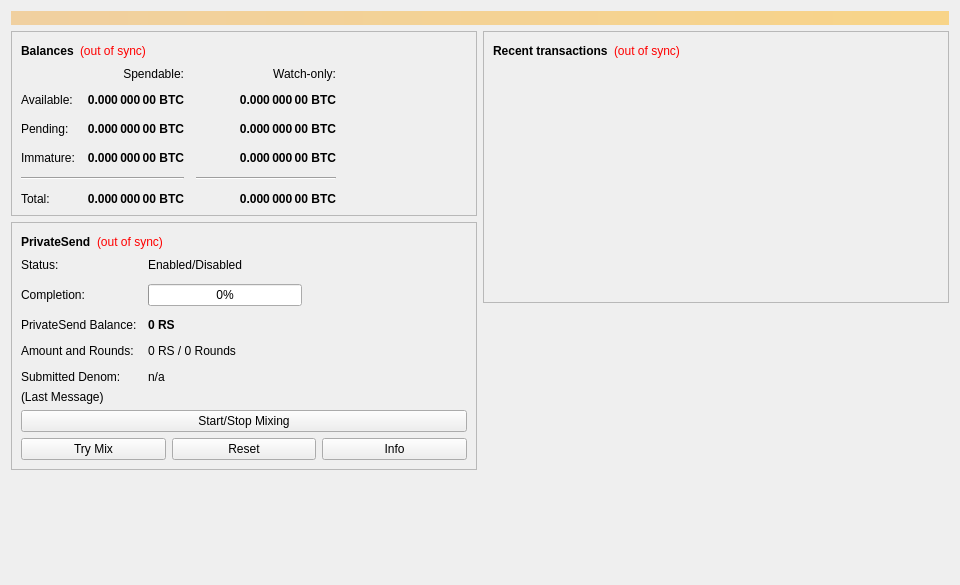
<?xml version="1.0" encoding="UTF-8"?>
<ui version="4.0">
 <class>OverviewPage</class>
 <widget class="QWidget" name="OverviewPage">
  <property name="geometry">
   <rect>
    <x>0</x>
    <y>0</y>
    <width>960</width>
    <height>585</height>
   </rect>
  </property>
  <property name="minimumSize">
   <size>
    <width>960</width>
    <height>0</height>
   </size>
  </property>
  <property name="windowTitle">
   <string>Form</string>
  </property>
  <layout class="QVBoxLayout" name="topLayout">
   <item>
    <widget class="QLabel" name="labelAlerts">
     <property name="visible">
      <bool>false</bool>
     </property>
     <property name="styleSheet">
      <string notr="true">background-color: qlineargradient(x1: 0, y1: 0, x2: 1, y2: 0, stop:0 #F0D0A0, stop:1 #F8D488); color:#000000;</string>
     </property>
     <property name="wordWrap">
      <bool>true</bool>
     </property>
     <property name="margin">
      <number>3</number>
     </property>
    </widget>
   </item>
   <item>
    <layout class="QHBoxLayout" name="horizontalLayout" stretch="1,1">
     <item>
      <layout class="QVBoxLayout" name="verticalLayout_2">
       <item>
        <widget class="QFrame" name="frame">
         <property name="frameShape">
          <enum>QFrame::StyledPanel</enum>
         </property>
         <property name="frameShadow">
          <enum>QFrame::Raised</enum>
         </property>
         <layout class="QVBoxLayout" name="verticalLayout_4">
          <item>
           <layout class="QHBoxLayout" name="horizontalLayout_4">
            <item>
             <widget class="QLabel" name="label_5">
              <property name="font">
               <font>
                <weight>75</weight>
                <bold>true</bold>
               </font>
              </property>
              <property name="text">
               <string>Balances</string>
              </property>
             </widget>
            </item>
            <item>
             <widget class="QLabel" name="labelWalletStatus">
              <property name="toolTip">
               <string>The displayed information may be out of date. Your wallet automatically synchronizes with the RareShares network after a connection is established, but this process has not completed yet.</string>
              </property>
              <property name="styleSheet">
               <string notr="true">QLabel { color: red; }</string>
              </property>
              <property name="text">
               <string notr="true">(out of sync)</string>
              </property>
              <property name="alignment">
               <set>Qt::AlignLeading|Qt::AlignLeft|Qt::AlignVCenter</set>
              </property>
             </widget>
            </item>
            <item>
             <spacer name="horizontalSpacer_3">
              <property name="orientation">
               <enum>Qt::Horizontal</enum>
              </property>
              <property name="sizeHint" stdset="0">
               <size>
                <width>40</width>
                <height>20</height>
               </size>
              </property>
             </spacer>
            </item>
           </layout>
          </item>
          <item>
           <layout class="QGridLayout" name="gridLayout">
            <property name="spacing">
             <number>12</number>
            </property>
            <item row="2" column="2">
             <widget class="QLabel" name="labelWatchPending">
              <property name="font">
               <font>
                <weight>75</weight>
                <bold>true</bold>
               </font>
              </property>
              <property name="cursor">
               <cursorShape>IBeamCursor</cursorShape>
              </property>
              <property name="toolTip">
               <string>Unconfirmed transactions to watch-only addresses</string>
              </property>
              <property name="text">
               <string notr="true">0.000 000 00 BTC</string>
              </property>
              <property name="alignment">
               <set>Qt::AlignRight|Qt::AlignTrailing|Qt::AlignVCenter</set>
              </property>
              <property name="textInteractionFlags">
               <set>Qt::LinksAccessibleByMouse|Qt::TextSelectableByKeyboard|Qt::TextSelectableByMouse</set>
              </property>
             </widget>
            </item>
            <item row="2" column="1">
             <widget class="QLabel" name="labelUnconfirmed">
              <property name="font">
               <font>
                <weight>75</weight>
                <bold>true</bold>
               </font>
              </property>
              <property name="cursor">
               <cursorShape>IBeamCursor</cursorShape>
              </property>
              <property name="toolTip">
               <string>Total of transactions that have yet to be confirmed, and do not yet count toward the spendable balance</string>
              </property>
              <property name="text">
               <string notr="true">0.000 000 00 BTC</string>
              </property>
              <property name="alignment">
               <set>Qt::AlignRight|Qt::AlignTrailing|Qt::AlignVCenter</set>
              </property>
              <property name="textInteractionFlags">
               <set>Qt::LinksAccessibleByMouse|Qt::TextSelectableByKeyboard|Qt::TextSelectableByMouse</set>
              </property>
             </widget>
            </item>
            <item row="3" column="2">
             <widget class="QLabel" name="labelWatchImmature">
              <property name="font">
               <font>
                <weight>75</weight>
                <bold>true</bold>
               </font>
              </property>
              <property name="cursor">
               <cursorShape>IBeamCursor</cursorShape>
              </property>
              <property name="toolTip">
               <string>Mined balance in watch-only addresses that has not yet matured</string>
              </property>
              <property name="text">
               <string notr="true">0.000 000 00 BTC</string>
              </property>
              <property name="alignment">
               <set>Qt::AlignRight|Qt::AlignTrailing|Qt::AlignVCenter</set>
              </property>
              <property name="textInteractionFlags">
               <set>Qt::LinksAccessibleByMouse|Qt::TextSelectableByKeyboard|Qt::TextSelectableByMouse</set>
              </property>
             </widget>
            </item>
            <item row="4" column="0" colspan="2">
             <widget class="Line" name="lineSpendableBalance">
              <property name="orientation">
               <enum>Qt::Horizontal</enum>
              </property>
             </widget>
            </item>
            <item row="4" column="2">
             <widget class="Line" name="lineWatchBalance">
              <property name="sizePolicy">
               <sizepolicy hsizetype="Preferred" vsizetype="Fixed">
                <horstretch>0</horstretch>
                <verstretch>0</verstretch>
               </sizepolicy>
              </property>
              <property name="minimumSize">
               <size>
                <width>140</width>
                <height>0</height>
               </size>
              </property>
              <property name="orientation">
               <enum>Qt::Horizontal</enum>
              </property>
             </widget>
            </item>
            <item row="5" column="0">
             <widget class="QLabel" name="labelTotalText">
              <property name="text">
               <string>Total:</string>
              </property>
             </widget>
            </item>
            <item row="3" column="1">
             <widget class="QLabel" name="labelImmature">
              <property name="font">
               <font>
                <weight>75</weight>
                <bold>true</bold>
               </font>
              </property>
              <property name="cursor">
               <cursorShape>IBeamCursor</cursorShape>
              </property>
              <property name="toolTip">
               <string>Mined balance that has not yet matured</string>
              </property>
              <property name="text">
               <string notr="true">0.000 000 00 BTC</string>
              </property>
              <property name="alignment">
               <set>Qt::AlignRight|Qt::AlignTrailing|Qt::AlignVCenter</set>
              </property>
              <property name="textInteractionFlags">
               <set>Qt::LinksAccessibleByMouse|Qt::TextSelectableByKeyboard|Qt::TextSelectableByMouse</set>
              </property>
             </widget>
            </item>
            <item row="2" column="3">
             <spacer name="horizontalSpacer_2">
              <property name="orientation">
               <enum>Qt::Horizontal</enum>
              </property>
              <property name="sizeHint" stdset="0">
               <size>
                <width>40</width>
                <height>20</height>
               </size>
              </property>
             </spacer>
            </item>
            <item row="3" column="0">
             <widget class="QLabel" name="labelImmatureText">
              <property name="text">
               <string>Immature:</string>
              </property>
             </widget>
            </item>
            <item row="5" column="1">
             <widget class="QLabel" name="labelTotal">
              <property name="font">
               <font>
                <weight>75</weight>
                <bold>true</bold>
               </font>
              </property>
              <property name="cursor">
               <cursorShape>IBeamCursor</cursorShape>
              </property>
              <property name="toolTip">
               <string>Your current total balance</string>
              </property>
              <property name="text">
               <string notr="true">0.000 000 00 BTC</string>
              </property>
              <property name="alignment">
               <set>Qt::AlignRight|Qt::AlignTrailing|Qt::AlignVCenter</set>
              </property>
              <property name="textInteractionFlags">
               <set>Qt::LinksAccessibleByMouse|Qt::TextSelectableByKeyboard|Qt::TextSelectableByMouse</set>
              </property>
             </widget>
            </item>
            <item row="5" column="2">
             <widget class="QLabel" name="labelWatchTotal">
              <property name="font">
               <font>
                <weight>75</weight>
                <bold>true</bold>
               </font>
              </property>
              <property name="cursor">
               <cursorShape>IBeamCursor</cursorShape>
              </property>
              <property name="toolTip">
               <string>Current total balance in watch-only addresses</string>
              </property>
              <property name="text">
               <string notr="true">0.000 000 00 BTC</string>
              </property>
              <property name="alignment">
               <set>Qt::AlignRight|Qt::AlignTrailing|Qt::AlignVCenter</set>
              </property>
              <property name="textInteractionFlags">
               <set>Qt::LinksAccessibleByMouse|Qt::TextSelectableByKeyboard|Qt::TextSelectableByMouse</set>
              </property>
             </widget>
            </item>
            <item row="0" column="2">
             <widget class="QLabel" name="labelWatchonly">
              <property name="text">
               <string>Watch-only:</string>
              </property>
              <property name="alignment">
               <set>Qt::AlignRight|Qt::AlignTrailing|Qt::AlignVCenter</set>
              </property>
             </widget>
            </item>
            <item row="1" column="0">
             <widget class="QLabel" name="labelBalanceText">
              <property name="text">
               <string>Available:</string>
              </property>
             </widget>
            </item>
            <item row="1" column="1">
             <widget class="QLabel" name="labelBalance">
              <property name="font">
               <font>
                <weight>75</weight>
                <bold>true</bold>
               </font>
              </property>
              <property name="cursor">
               <cursorShape>IBeamCursor</cursorShape>
              </property>
              <property name="toolTip">
               <string>Your current spendable balance</string>
              </property>
              <property name="text">
               <string notr="true">0.000 000 00 BTC</string>
              </property>
              <property name="alignment">
               <set>Qt::AlignRight|Qt::AlignTrailing|Qt::AlignVCenter</set>
              </property>
              <property name="textInteractionFlags">
               <set>Qt::LinksAccessibleByMouse|Qt::TextSelectableByKeyboard|Qt::TextSelectableByMouse</set>
              </property>
             </widget>
            </item>
            <item row="1" column="2">
             <widget class="QLabel" name="labelWatchAvailable">
              <property name="font">
               <font>
                <weight>75</weight>
                <bold>true</bold>
               </font>
              </property>
              <property name="cursor">
               <cursorShape>IBeamCursor</cursorShape>
              </property>
              <property name="toolTip">
               <string>Your current balance in watch-only addresses</string>
              </property>
              <property name="text">
               <string notr="true">0.000 000 00 BTC</string>
              </property>
              <property name="alignment">
               <set>Qt::AlignRight|Qt::AlignTrailing|Qt::AlignVCenter</set>
              </property>
              <property name="textInteractionFlags">
               <set>Qt::LinksAccessibleByMouse|Qt::TextSelectableByKeyboard|Qt::TextSelectableByMouse</set>
              </property>
             </widget>
            </item>
            <item row="2" column="0">
             <widget class="QLabel" name="labelPendingText">
              <property name="text">
               <string>Pending:</string>
              </property>
             </widget>
            </item>
            <item row="0" column="1">
             <widget class="QLabel" name="labelSpendable">
              <property name="text">
               <string>Spendable:</string>
              </property>
              <property name="alignment">
               <set>Qt::AlignRight|Qt::AlignTrailing|Qt::AlignVCenter</set>
              </property>
             </widget>
            </item>
           </layout>
          </item>
         </layout>
        </widget>
       </item>
       <item>
        <widget class="QFrame" name="framePrivateSend">
         <property name="layoutDirection">
          <enum>Qt::LeftToRight</enum>
         </property>
         <property name="frameShape">
          <enum>QFrame::StyledPanel</enum>
         </property>
         <property name="frameShadow">
          <enum>QFrame::Raised</enum>
         </property>
         <layout class="QVBoxLayout" name="VerticalLayout_PS1">
          <item>
           <layout class="QHBoxLayout" name="horizontalLayout_5">
            <item>
             <widget class="QLabel" name="labelPrivateSendHeader">
              <property name="font">
               <font>
                <weight>75</weight>
                <bold>true</bold>
               </font>
              </property>
              <property name="text">
               <string>PrivateSend</string>
              </property>
             </widget>
            </item>
            <item>
             <widget class="QLabel" name="labelPrivateSendSyncStatus">
              <property name="toolTip">
               <string>The displayed information may be out of date. Your wallet automatically synchronizes with the RareShares network after a connection is established, but this process has not completed yet.</string>
              </property>
              <property name="styleSheet">
               <string notr="true">QLabel { color: red; }</string>
              </property>
              <property name="text">
               <string notr="true">(out of sync)</string>
              </property>
              <property name="alignment">
               <set>Qt::AlignLeading|Qt::AlignLeft|Qt::AlignVCenter</set>
              </property>
             </widget>
            </item>
            <item>
             <spacer name="horizontalSpacer_4">
              <property name="orientation">
               <enum>Qt::Horizontal</enum>
              </property>
              <property name="sizeHint" stdset="0">
               <size>
                <width>40</width>
                <height>20</height>
               </size>
              </property>
             </spacer>
            </item>
           </layout>
          </item>
          <item>
           <layout class="QFormLayout" name="privateSendFormLayout">
            <property name="fieldGrowthPolicy">
             <enum>QFormLayout::AllNonFixedFieldsGrow</enum>
            </property>
            <property name="horizontalSpacing">
             <number>11</number>
            </property>
            <property name="verticalSpacing">
             <number>12</number>
            </property>
            <item row="0" column="0">
             <widget class="QLabel" name="labelPrivateSendEnabledText">
              <property name="text">
               <string>Status:</string>
              </property>
             </widget>
            </item>
            <item row="0" column="1">
             <widget class="QLabel" name="labelPrivateSendEnabled">
              <property name="text">
               <string>Enabled/Disabled</string>
              </property>
             </widget>
            </item>
            <item row="1" column="0">
             <widget class="QLabel" name="labelCompletitionText">
              <property name="text">
               <string>Completion:</string>
              </property>
             </widget>
            </item>
            <item row="1" column="1">
             <widget class="QProgressBar" name="privateSendProgress">
              <property name="maximumSize">
               <size>
                <width>154</width>
                <height>16777215</height>
               </size>
              </property>
              <property name="value">
               <number>0</number>
              </property>
             </widget>
            </item>
            <item row="2" column="0">
             <widget class="QLabel" name="labelAnonymizedText">
              <property name="text">
               <string>PrivateSend Balance:</string>
              </property>
             </widget>
            </item>
            <item row="2" column="1">
             <widget class="QLabel" name="labelAnonymized">
              <property name="font">
               <font>
                <weight>75</weight>
                <bold>true</bold>
               </font>
              </property>
              <property name="text">
               <string notr="true">0 RS</string>
              </property>
             </widget>
            </item>
            <item row="3" column="0">
             <widget class="QLabel" name="labelAmountAndRoundsText">
              <property name="text">
               <string>Amount and Rounds:</string>
              </property>
             </widget>
            </item>
            <item row="3" column="1">
             <widget class="QLabel" name="labelAmountRounds">
              <property name="text">
               <string>0 RS / 0 Rounds</string>
              </property>
             </widget>
            </item>
            <item row="4" column="0">
             <widget class="QLabel" name="labelSubmittedDenomText">
              <property name="text">
               <string>Submitted Denom:</string>
              </property>
             </widget>
            </item>
            <item row="4" column="1">
             <widget class="QLabel" name="labelSubmittedDenom">
              <property name="toolTip">
               <string>The denominations you submitted to the Masternode.&lt;br&gt;To mix, other users must submit the exact same denominations.</string>
              </property>
              <property name="text">
               <string>n/a</string>
              </property>
             </widget>
            </item>
           </layout>
          </item>
          <item>
           <layout class="QVBoxLayout" name="VerticalLayout_PS">
            <item>
             <widget class="QLabel" name="labelPrivateSendLastMessage">
              <property name="text">
               <string>(Last Message)</string>
              </property>
              <property name="alignment">
               <set>Qt::AlignLeading|Qt::AlignLeft|Qt::AlignTop</set>
              </property>
              <property name="wordWrap">
               <bool>true</bool>
              </property>
             </widget>
            </item>
            <item>
             <widget class="QPushButton" name="togglePrivateSend">
              <property name="sizePolicy">
               <sizepolicy hsizetype="MinimumExpanding" vsizetype="Fixed">
                <horstretch>0</horstretch>
                <verstretch>0</verstretch>
               </sizepolicy>
              </property>
              <property name="text">
               <string>Start/Stop Mixing</string>
              </property>
             </widget>
            </item>
            <item>
             <layout class="QHBoxLayout" name="horizontalLayout_debugbuttons">
              <item>
               <widget class="QPushButton" name="privateSendAuto">
                <property name="sizePolicy">
                 <sizepolicy hsizetype="MinimumExpanding" vsizetype="Fixed">
                  <horstretch>0</horstretch>
                  <verstretch>0</verstretch>
                 </sizepolicy>
                </property>
                <property name="toolTip">
                 <string>Try to manually submit a PrivateSend request.</string>
                </property>
                <property name="text">
                 <string>Try Mix</string>
                </property>
               </widget>
              </item>
              <item>
               <widget class="QPushButton" name="privateSendReset">
                <property name="sizePolicy">
                 <sizepolicy hsizetype="MinimumExpanding" vsizetype="Fixed">
                  <horstretch>0</horstretch>
                  <verstretch>0</verstretch>
                 </sizepolicy>
                </property>
                <property name="toolTip">
                 <string>Reset the current status of PrivateSend (can interrupt PrivateSend if it's in the process of Mixing, which can cost you money!)</string>
                </property>
                <property name="autoFillBackground">
                 <bool>false</bool>
                </property>
                <property name="text">
                 <string>Reset</string>
                </property>
               </widget>
              </item>
              <item>
               <widget class="QPushButton" name="privateSendInfo">
                <property name="sizePolicy">
                 <sizepolicy hsizetype="MinimumExpanding" vsizetype="Fixed">
                  <horstretch>0</horstretch>
                  <verstretch>0</verstretch>
                 </sizepolicy>
                </property>
                <property name="toolTip">
                 <string>Information about PrivateSend and Mixing</string>
                </property>
                <property name="text">
                 <string>Info</string>
                </property>
               </widget>
              </item>
             </layout>
            </item>
           </layout>
          </item>
         </layout>
        </widget>
       </item>
       <item>
        <spacer name="verticalSpacer">
         <property name="orientation">
          <enum>Qt::Vertical</enum>
         </property>
         <property name="sizeHint" stdset="0">
          <size>
           <width>20</width>
           <height>40</height>
          </size>
         </property>
        </spacer>
       </item>
      </layout>
     </item>
     <item>
      <layout class="QVBoxLayout" name="verticalLayout_3">
       <item>
        <widget class="QFrame" name="frame_2">
         <property name="frameShape">
          <enum>QFrame::StyledPanel</enum>
         </property>
         <property name="frameShadow">
          <enum>QFrame::Raised</enum>
         </property>
         <layout class="QVBoxLayout" name="verticalLayout">
          <item>
           <layout class="QHBoxLayout" name="horizontalLayout_2">
            <item>
             <widget class="QLabel" name="label_4">
              <property name="font">
               <font>
                <weight>75</weight>
                <bold>true</bold>
               </font>
              </property>
              <property name="text">
               <string>Recent transactions</string>
              </property>
             </widget>
            </item>
            <item>
             <widget class="QLabel" name="labelTransactionsStatus">
              <property name="toolTip">
               <string>The displayed information may be out of date. Your wallet automatically synchronizes with the RareShares network after a connection is established, but this process has not completed yet.</string>
              </property>
              <property name="styleSheet">
               <string notr="true">QLabel { color: red; }</string>
              </property>
              <property name="text">
               <string notr="true">(out of sync)</string>
              </property>
              <property name="alignment">
               <set>Qt::AlignLeading|Qt::AlignLeft|Qt::AlignVCenter</set>
              </property>
             </widget>
            </item>
            <item>
             <spacer name="horizontalSpacer">
              <property name="orientation">
               <enum>Qt::Horizontal</enum>
              </property>
              <property name="sizeHint" stdset="0">
               <size>
                <width>40</width>
                <height>20</height>
               </size>
              </property>
             </spacer>
            </item>
           </layout>
          </item>
          <item>
           <widget class="QListView" name="listTransactions">
            <property name="styleSheet">
             <string notr="true">QListView { background: transparent; }</string>
            </property>
            <property name="frameShape">
             <enum>QFrame::NoFrame</enum>
            </property>
            <property name="verticalScrollBarPolicy">
             <enum>Qt::ScrollBarAlwaysOff</enum>
            </property>
            <property name="horizontalScrollBarPolicy">
             <enum>Qt::ScrollBarAlwaysOff</enum>
            </property>
            <property name="selectionMode">
             <enum>QAbstractItemView::NoSelection</enum>
            </property>
           </widget>
          </item>
         </layout>
        </widget>
       </item>
       <item>
        <spacer name="verticalSpacer_2">
         <property name="orientation">
          <enum>Qt::Vertical</enum>
         </property>
         <property name="sizeHint" stdset="0">
          <size>
           <width>20</width>
           <height>40</height>
          </size>
         </property>
        </spacer>
       </item>
      </layout>
     </item>
    </layout>
   </item>
  </layout>
 </widget>
 <resources/>
 <connections/>
</ui>
